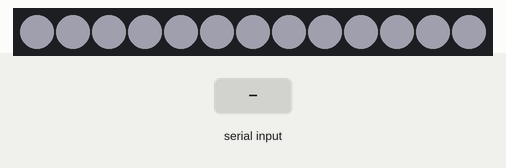
Recording of a sketch running on a simulated Arduino Uno, built with avr-gcc and run on an emulated ATmega328P. On the bench: 13 RGB LEDs in strip order, left to right. Inputs (shaded band) come from the test bench. Dim RGB values are drawn brighter than linear; what the sketch prints to the serial monitor is not drawn.

Above: at 1.25 s.
1.3 s: "s\n" received over Serial
At 1.6 s:
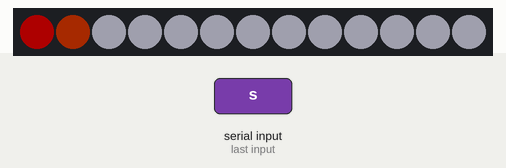
3.4 s: "o90\n" received over Serial
At 3.97 s:
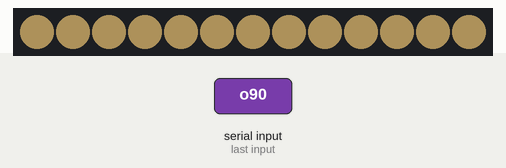
5.5 s: "5\n" received over Serial
At 6.02 s:
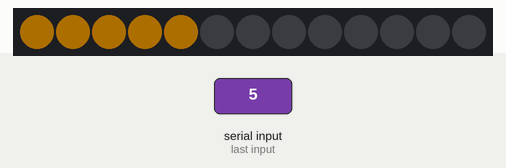
7.6 s: "b90\n" received over Serial
At 8.4 s:
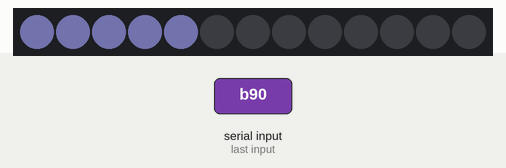
9.2 s: "r90\n" received over Serial
12.2 s: "t90\n" received over Serial
At 14.0 s:
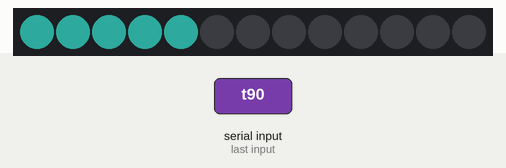

The sketch:

sketch_oct17a.ino
```cpp
#include "FastLED.h"

#define NUM_LEDS 13    // Set the number of LEDs to 13
#define LED_PIN 5      // LED strip connected to pin 5
#define BRIGHTNESS 50  // Set brightness to 50

CRGB leds[NUM_LEDS];

// State variable to track the current mode (color transitions)
char currentMode = 'b';  // 'b' for blue, 'r' for red, 'g' for green, 't' for turquoise, 'o' for orange, 'y' for yellow, 's' for rainbow

// Number of LEDs to light up (initially all 13)
int ledsToLight = NUM_LEDS;

void setup() {
    Serial.begin(115200);  // Initialize serial communication
    FastLED.addLeds<WS2812, LED_PIN, GRB>(leds, NUM_LEDS);
    FastLED.setBrightness(BRIGHTNESS);

    Serial.println("Type 'b' for blue, 'r' for red, 'g' for green, 't' for turquoise, 'o' for orange, 'y' for yellow, 's' for rainbow effect");
    Serial.println("Also type a number from 1 to 13 to set how many LEDs are lit.");
}

// Function to transition from any color to white and back
void colorToWhiteTransition(CRGB color, float speedFactor) {
    unsigned long currentTime = millis();
    float progress = (sin(currentTime / speedFactor * PI) + 1.0) / 2.0;
    CRGB currentColor = blend(color, CRGB(255, 255, 255), progress * 255);

    for (int i = 0; i < ledsToLight; i++) {
        leds[i] = currentColor;
    }

    // Turn off the rest of the LEDs
    for (int i = ledsToLight; i < NUM_LEDS; i++) {
        leds[i] = CRGB::Black;
    }

    FastLED.show();
}

// Function to display rainbow colors across all LEDs
void rainbowEffect() {
    // Step through the rainbow for each LED one at a time
    for (int i = 0; i < NUM_LEDS; i++) {
        leds[i] = CHSV((i * 256 / NUM_LEDS), 255, 255);  // Set each LED to a rainbow color
        FastLED.show();
        delay(200);  // Delay to give a nice effect as each LED lights up
    }
}

// Function to switch modes based on input
void loop() {
    // Check if there's serial input available
    if (Serial.available() > 0) {
        // Read the incoming input
        String input = Serial.readStringUntil('\n');  // Read the entire input until newline

        // Check if the input is a number to set the number of LEDs to light up
        int inputNumber = input.toInt();  // Convert input to an integer
        if (inputNumber >= 1 && inputNumber <= 13) {
            ledsToLight = inputNumber;
            Serial.print("Now lighting ");
            Serial.print(ledsToLight);
            Serial.println(" LEDs.");
        } else {
            // Change the mode based on the input (color change or rainbow effect)
            char mode = input.charAt(0);  // Take the first character
            if (mode == 'b') {
                currentMode = 'b';  // Blue to white
                Serial.println("Switched to blue-to-white transition.");
            } else if (mode == 'r') {
                currentMode = 'r';  // Red to white
                Serial.println("Switched to red-to-white transition.");
            } else if (mode == 'g') {
                currentMode = 'g';  // Green to white
                Serial.println("Switched to green-to-white transition.");
            } else if (mode == 't') {
                currentMode = 't';  // Turquoise to white
                Serial.println("Switched to turquoise-to-white transition.");
            } else if (mode == 'o') {
                currentMode = 'o';  // Orange to white
                Serial.println("Switched to orange-to-white transition.");
            } else if (mode == 'y') {
                currentMode = 'y';  // Yellow to white
                Serial.println("Switched to yellow-to-white transition.");
            } else if (mode == 's') {
                currentMode = 's';  // Rainbow effect
                Serial.println("Switched to rainbow effect.");
                rainbowEffect();  // Start the rainbow effect
            }
        }
    }

    // Perform the transition based on the current mode
    if (currentMode == 'b') {
        colorToWhiteTransition(CRGB(0, 0, 255), 4000.0);  // Blue to white
    } else if (currentMode == 'r') {
        colorToWhiteTransition(CRGB(255, 0, 0), 4000.0);  // Red to white
    } else if (currentMode == 'g') {
        colorToWhiteTransition(CRGB(0, 255, 0), 4000.0);  // Green to white
    } else if (currentMode == 't') {
        colorToWhiteTransition(CRGB(64, 224, 208), 4000.0);  // Turquoise to white
    } else if (currentMode == 'o') {
        colorToWhiteTransition(CRGB(255, 165, 0), 4000.0);  // Orange to white
    } else if (currentMode == 'y') {
        colorToWhiteTransition(CRGB(255, 255, 0), 4000.0);  // Yellow to white
    }

    // Small delay for smooth animation
    delay(10);
}
```

Measured:
- after the input at 1.3 s, the LEDs: first change at once (image 1 shows a later state)
- after the input at 3.4 s, the LEDs: first differ from a run without the input after 0.53 s (image 2)
- after the input at 5.5 s, the LEDs: first change at once (image 3 shows a later state)
- after the input at 7.6 s, the LEDs: first change at once (image 4 shows a later state)
- after the input at 12.2 s, the LEDs: first change at once (image 5 shows a later state)
